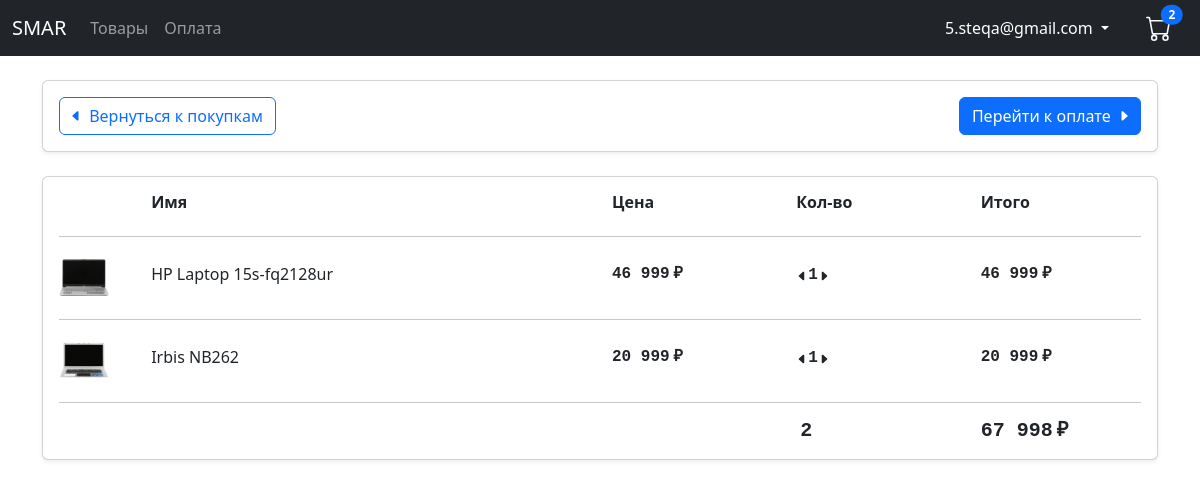
Page /cart/ (signed in) on the earlier database version.
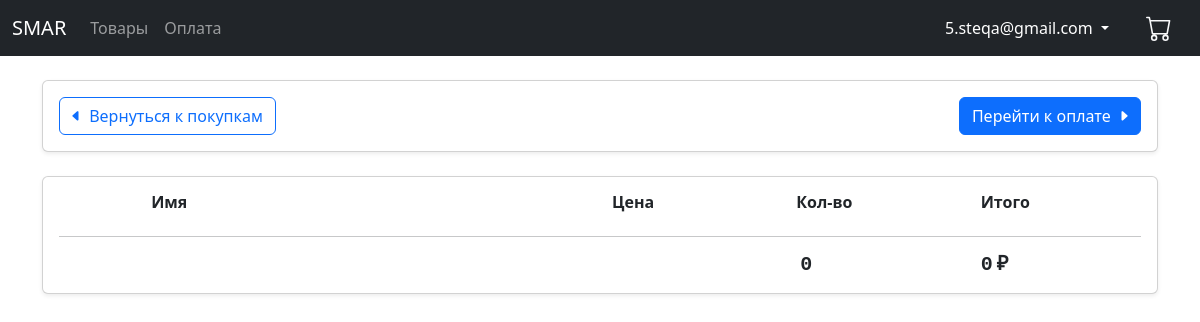
Same page on the later database version.
### store/models.py (models this page shows, shortened)
class OrderItem(models.Model):
    product = models.ForeignKey(Product, on_delete=models.SET_NULL, null=True)
    order = models.ForeignKey(Order, on_delete=models.SET_NULL, null=True)
    quantity = models.SmallIntegerField(default=0)
    date_added = models.DateTimeField(auto_now_add=True)
    @property
    def get_total_items_price(self):
        total_price = self.product.price * self.quantity
        return total_price

class Product(models.Model):
    name = models.CharField(max_length=44)
    price = models.DecimalField(max_digits=9, decimal_places=2)
    image = models.ImageField()

class Order(models.Model):
    ORDER_STATUSES = [
        (False, 'Не оформлен'),
        ('1', 'Ожидает отправки'),
        ('2', 'Отправлен'),
        ('3', 'Выполнен'),
    ]
    customer = models.ForeignKey(CustomUser, on_delete=models.SET_NULL, null=True)
    date_ordered = models.DateTimeField(auto_now_add=True)
    date_updated = models.DateTimeField(auto_now=True)
    status = models.CharField(max_length=16, choices=ORDER_STATUSES, default=False)
    transaction_id = models.CharField(max_length=200)
    @property
    def get_total_order_price(self):
        order_items = self.orderitem_set.all()
        total_price = sum(item.get_total_items_price for item in order_items)
        return total_price
    @property
    def get_total_order_quantity(self):
        order_items = self.orderitem_set.all()
        total_quantity = sum(item.quantity for item in order_items)
        return total_quantity

### store/views.py (the view)
# urls.py: path('cart/', views.cart, name='cart'),
def cart(request):
    data = cart_data(request)
    order = data['order']
    order_items = data['order_items']
    cart_total_quantity = data['cart_total_quantity']
    context = {
        'order': order,
        'order_items': order_items,
        'cart_total_quantity': cart_total_quantity,
    }
    return render(request, 'store/cart.html', context)

### store/utils.py (called while the page is built)
def cart_data(request):
    if request.user.is_authenticated:
        customer = request.user
        order, created = Order.objects.get_or_create(customer=customer, status=False)
        order_items = order.orderitem_set.all()
        cart_total_quantity = order.get_total_order_quantity
    else:
        cart = cookie_cart_data(request)
        order = cart['order']
        order_items = cart['order_items']
        cart_total_quantity = cart['cart_total_quantity']
    return {
        'order': order,
        'order_items': order_items,
        'cart_total_quantity': cart_total_quantity,
    }

### store/templates/store/cart.html (shortened to what the changed rows need)
{% extends 'store/base.html' %}
{% load static %}
{% load humanize %}
{% block content %}
<div class="my-4">
    <div class="card shadow-sm">
        <div class="m-3">
            {% for item in order_items %}
            <div id="{{ item.product.id }}">
                <hr>
                <div class="row align-items-center">
                    <div class="col-lg-1 col-2">
                        <img src="{{ item.product.image.url }}" class="rounded-2"
                            style="height: 50px;" alt="...">
                    </div>
                    <div class="col-lg-5 col-4">
                        <h6>{{ item.product.name }}</h6>
                    </div>
                    <div class="col-2">
                        <h6 class="font-monospace fw-semibold not-select">{{ item.product.price|floatformat:"-2g" }}<span class="ms-1">₽</span></h6>
                    </div>
                    <div class="col-2">
                        <div class="d-flex">
                            <a data-product="{{ item.product.id }}" data-action="remove" class="text-dark pointer link-hover">
                                <svg xmlns="http://www.w3.org/2000/svg" width="12" height="12" fill="currentColor"
                                    class="bi bi-caret-left-fill mb-2" viewBox="0 0 16 16">
                                    <path
                                        d="m3.86 8.753 5.482 4.796c.646.566 1.658.106 1.658-.753V3.204a1 1 0 0 0-1.659-.753l-5.48 4.796a1 1 0 0 0 0 1.506z" />
                                </svg>
                            </a>
                            <h6 class="font-monospace fw-semibold m-0 not-select productQuantity">{{ item.quantity }}</h6>
                            <a data-product="{{ item.product.id }}" data-action="add" class="text-dark pointer link-hover">
                                <svg xmlns="http://www.w3.org/2000/svg" width="12" height="12" fill="currentColor"
                                    class="bi bi-caret-right-fill mb-2" viewBox="0 0 16 16">
                                    <path
                                        d="m12.14 8.753-5.482 4.796c-.646.566-1.658.106-1.658-.753V3.204a1 1 0 0 1 1.659-.753l5.48 4.796a1 1 0 0 1 0 1.506z" />
                                </svg>
                            </a>
                        </div>
                    </div>
                    <div class="col-2">
                        <h6 class="font-monospace fw-semibold not-select"><span class="productPrice">{{ item.get_total_items_price|floatformat:"-2g" }}</span><span class="ms-1">₽</span></h6>
                    </div>
                </div>
            </div>
            {% endfor %}
            <div>
                <div class="row align-items-center">
                    <div class="col-2">
                        <div class="d-flex">
                            <h5 class="font-monospace fw-semibold m-0 ms-1 not-select cartTotalQuantity">{{ order.get_total_order_quantity }}</h5>
                        </div>
                    </div>
                    <div class="col-2">
                        <h5 class="font-monospace fw-semibold m-0 not-select"><span class="cartTotalPrice">{{ order.get_total_order_price|floatformat:"-2g" }}</span><span class="ms-1">₽</span></h5>
                    </div>
                </div>
            </div>
        </div>
    </div>
</div>
{% endblock %}

### store/templates/store/base.html (shortened to what this page needs)
<!DOCTYPE html>
{% load static %}
<html lang="en">
<head>
    <link href="https://cdn.jsdelivr.net/npm/bootstrap@5.2.0-beta1/dist/css/bootstrap.min.css" rel="stylesheet"
>
    <link rel="stylesheet" href="{% static 'css/styles.css' %}">
    <link rel="stylesheet" href="{% static 'css/add-to-cart-btn.css' %}">
    <link rel="stylesheet" href="{% static 'css/input-status.css' %}">
</head>
<body>
    <nav class="navbar navbar-expand-md navbar-dark bg-dark">
        <div class="container-fluid" bis_skin_checked="1">
            <a class="navbar-brand" href="{% url 'store' %}">SMAR</a>
            <div class="collapse navbar-collapse" id="navbarCollapse" bis_skin_checked="1">
                <ul class="navbar-nav me-auto mb-2 mb-md-0">
                    <li class="nav-item">
                        <a class="nav-link {% block active-store %}{% endblock %}" aria-current="page"
                            href="{% url 'store' %}">Товары</a>
                    </li>
                    <li class="nav-item">
                        <a class="nav-link {% block active-checkout %}{% endblock %}" aria-current="page"
                            href="{% url 'checkout' %}">Оплата</a>
                    </li>
                </ul>
                <div class="d-flex align-items-center me-3">
                    {% if not request.user.is_authenticated %}
                    <a class="btn btn-outline-light border border-2 rounded-4 me-4" href="{% url 'login-user' %}">Войти</a>
                    {% else %}
                    <div class="btn-group">
                        <button type="button" class="btn btn-link dropdown-toggle rounded-4 text-white text-decoration-none me-4" data-bs-toggle="dropdown" aria-expanded="false">
                            {{ request.user }}
                        </button>
                    </div>
                    {% endif %}
                    <div>
                        <a href="{% url 'cart' %}" class="text-light">
                            {% if cart_total_quantity %}
                            <span
                                class="position-absolute top-40 start-80 translate-middle badge rounded-pill bg-primary cart">
                                {{ cart_total_quantity }}</span>
                            {% else %}
                            <span
                                class="position-absolute top-40 start-80 translate-middle badge rounded-pill bg-primary cart"></span>
                            {% endif %}
                        </a>
                    </div>
                </div>
            </div>
        </div>
    </nav>
    <div class="container">
        {% block content %}
        {% endblock %}
    </div>
</body>
</html>

Differences in the rows shown:
no longer on this page (row unchanged): OrderItem: product.image (picture), product.name "HP Laptop 15s-fq2128ur", product.price "46 999", quantity "1", get_total_items_price "46 999"
no longer on this page (row unchanged): OrderItem: product.image (picture), product.name "Irbis NB262", product.price "20 999", quantity "1", get_total_items_price "20 999"
no longer on this page (row edited): Order: get_total_order_quantity "2", get_total_order_price "67 998"
added Order: get_total_order_quantity "0", get_total_order_price "0"
Other differences:
{{ cart_total_quantity }}: "2" → (not shown)
